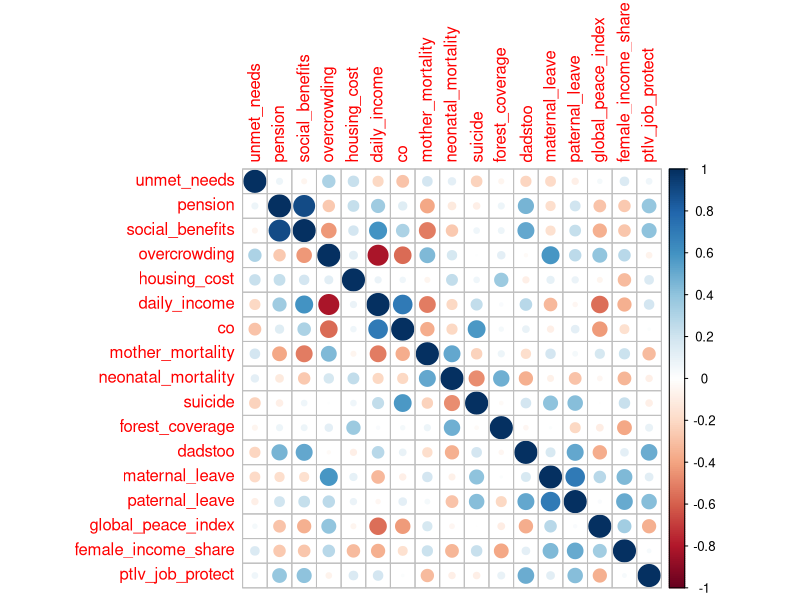

Source code (R): (Note: this script raises an error after producing the figure.)
## ---- chunk 1
library(readxl)
library(tidyr)
library(dplyr)

join <- function( x , y ) {
  left_join(x,y, by = "Kraj")
}

Tabela <- read_excel("tabelka_hihi.xlsx")
Tabela1 <- read_excel("tabelka_hihi.xlsx", sheet = 2)
Tabela2 <- read_excel("tabelka_hihi.xlsx", sheet = 3)
Tabela3 <- read_excel("tabelka_hihi.xlsx", sheet = 4)
Tabela4 <- read_excel("tabelka_hihi.xlsx", sheet = 5)
Tabela5 <- read_excel("tabelka_hihi.xlsx", sheet = 6)
Tabela6 <- read_excel("tabelka_hihi.xlsx", sheet = 7)

a <- join(Tabela, Tabela1)
b <- join(  a, Tabela2 )
c <- join ( b, Tabela3 )
d<- join ( c, Tabela4  )
e <- join ( d, Tabela5 )
MAIN <- join ( e, Tabela6 )


MAIN
# SĄ braki danych ale narazie nie zwracam na nie uwagi bo nie wiem za bardzo jak się nimi zając czy usunąś obiekty z badania czy usunąć zmienną, czy jakoś zastąpić. Narazie robie wstępne EDA z warunkiem nie brania NA pod uwagę żeby zobaczyć czy może coś wyjdzie ciekawego po drodze 

# Państwa z brakami danych : Turcja, Czechy,Luksembourg, Malta, Czarnogóra, Holandia


## ---- chunk 2
library(corrplot)
korelacja <- cor(MAIN[c(-1)], method = "spearman", use = "pairwise.complete.obs")
corrplot(korelacja)

# Przyjmując | korelacja |>0.6 to problem sprawiają pension i social benefits oraz overcrowding i daily income
# Wyrzucam z badania social_benefits i overcrowding



## ---- chunk 3
MAIN <- MAIN %>% 
  select(-overcrowding, -social_benefits)

colnames(MIANWORK)
## ---- chunk 4
MIANWORK <- MAIN %>%
  select(-Kraj)



for (col_name in colnames(MIANWORK)) {
  boxplot(MIANWORK[[col_name]], main = col_name, xlab = "Wartości", ylab = "Rozkład")
}

## ---- chunk 5
MAIN$Kraj[MAIN$unmet_needs > 1.5]
## ---- chunk 6
MAIN$Kraj[MAIN$pension > 17]
## ---- chunk 7
MAIN$Kraj[MAIN$housing_cost > 21]
## ---- chunk 8
MAIN$Kraj[MAIN$co > 13]
## ---- chunk 9
MAIN$Kraj[MAIN$mother_mortality > 7]
## ---- chunk 10
MAIN$Kraj[MAIN$neonatal_mortality > 4]
## ---- chunk 11
MAIN$Kraj[MAIN$suicide > 6]
## ---- chunk 12
MAIN$Kraj[MAIN$forest_coverage > 55]
## ---- chunk 13
MAIN$Kraj[MAIN$forest_coverage < 10]
colnames(MAIN)
## ---- chunk 14

## Funkcja unitaryzująca 
uni <- function(x) {
  (x - min(x))/(max(x) - min(x))
}

## Funkcja budująca ranking 

Ranking_fun <- function(df) {
  
  # UNITARYZACJA 
  df <- as.data.frame(lapply(df, uni))
  
  # ZAMIANA DESTYMULANT NA STYMULANTY 
  selected_col <- c("unmet_needs","housing_cost", "co","mother_mortality","neonatal_mortality","suicide")
  
  df[selected_columns] <- 1 - df[selected_columns]
  
}


